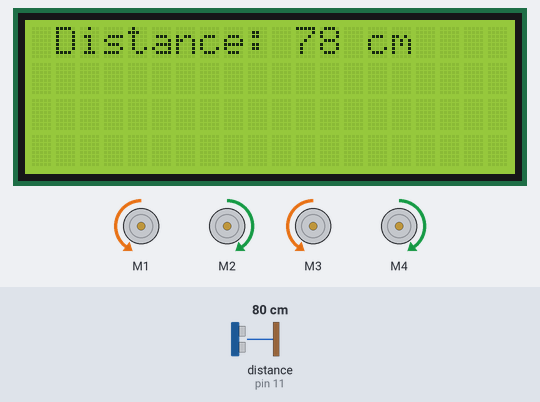
Bench run of a sketch on a simulated Arduino Uno, built with avr-gcc and run on an emulated ATmega328P. Parts: 4 × DC motor (green arrow = forward, orange = backward, longer = faster), 20×4 character LCD. Wiring (inferred from the names in the program): ultrasonic range finder: trigger pin 12; echo pin 11. Inputs (shaded band) come from the test bench; at power-on: distance to the obstacle (sensor on pin 11) 80 cm. The echo pulse lasts 58.3 µs per cm; what the sketch prints to the serial monitor is not drawn.

Above: at 1.27 s.
1.3 s: distance to the obstacle (sensor on pin 11) set to 250 cm
At 1.37 s:
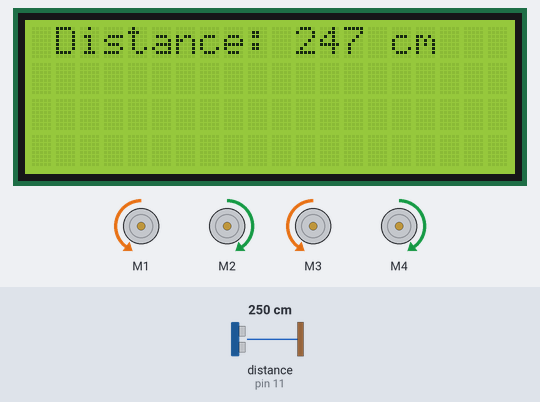
2.9 s: distance to the obstacle (sensor on pin 11) set to 35 cm
At 2.97 s:
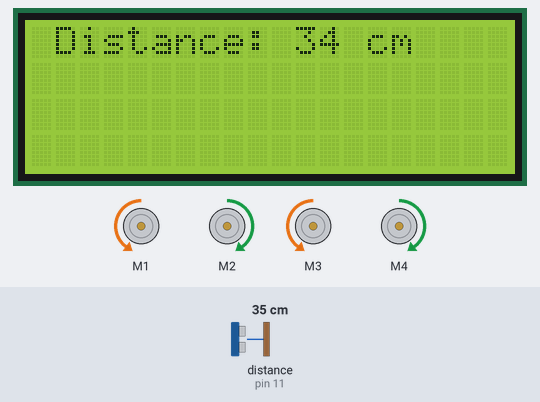
5.9 s: distance to the obstacle (sensor on pin 11) set to 9 cm
At 6.07 s:
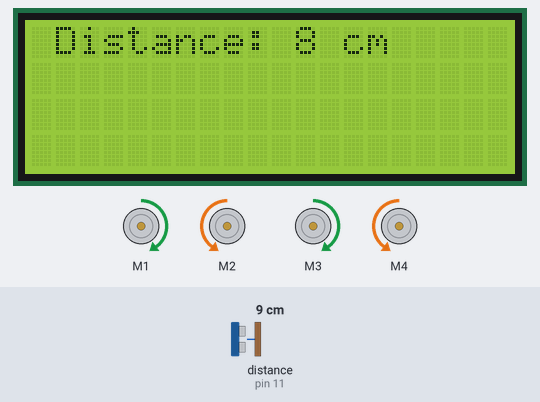
7.6 s: distance to the obstacle (sensor on pin 11) set to 24 cm
At 7.65 s:
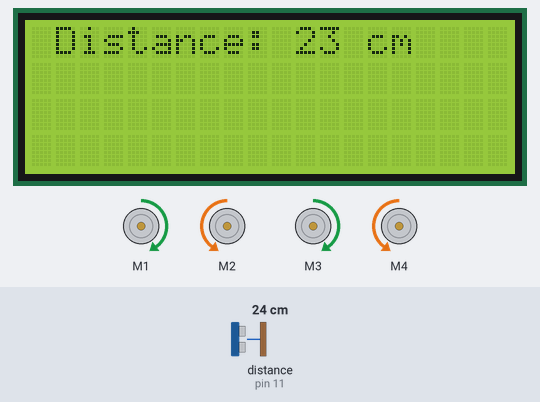
9.1 s: distance to the obstacle (sensor on pin 11) set to 28 cm
At 9.27 s:
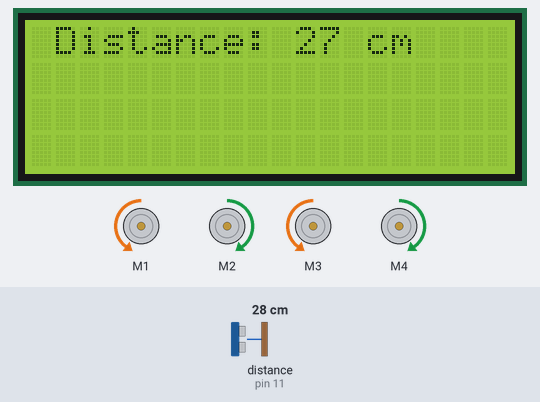
12.1 s: distance to the obstacle (sensor on pin 11) set to 4 cm
At 12.19 s:
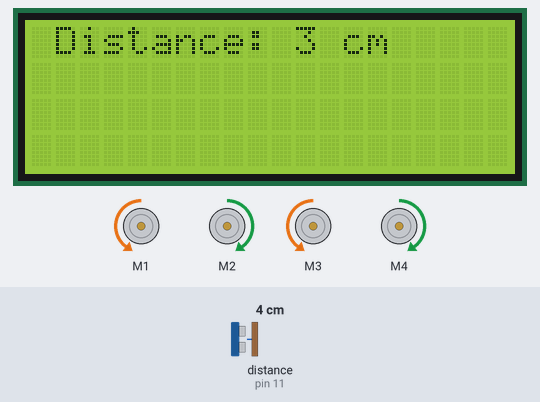
Timing chart, 0 to 15.1 s (numbered marks = the images above; inputs shaded):
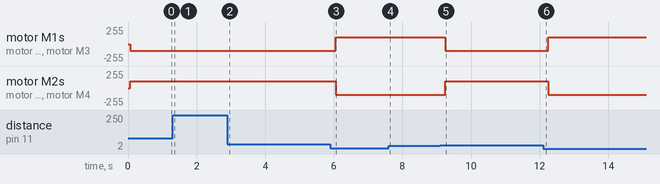

Measured:
- the behaviour switches between 26 and 27 cm on distance to the obstacle (sensor on pin 11) (found by bisection; images 4 and 5)
- after the input at 1.3 s, the display: first differs from a run without the input after 0.06 s (image 1)
- after the input at 2.9 s, the display: first differs from a run without the input after 0.07 s (image 2)
- after the input at 5.9 s, motor M1, motor M3: backward 100/255 → forward 100/255 after 0.15 s; motor M2, motor M4: forward 100/255 → backward 100/255 after 0.15 s; the display: first differs from a run without the input after 0.08 s (image 3)
- after the input at 7.6 s, the display: first differs from a run without the input after 0.05 s (image 4)
- after the input at 9.1 s, motor M1, motor M3: forward 100/255 → backward 100/255 after 0.15 s; motor M2, motor M4: backward 100/255 → forward 100/255 after 0.15 s; the display: first differs from a run without the input after 0.08 s (image 5)
- after the input at 12.1 s, motor M1, motor M3: backward 100/255 → forward 100/255 after 0.15 s; motor M2, motor M4: forward 100/255 → backward 100/255 after 0.15 s; the display: first differs from a run without the input after 0.09 s (image 6)

The sketch:

sketch_may14a.ino
```cpp
#include <Wire.h>
#include <Adafruit_MotorShield.h>
#include <LiquidCrystal_I2C.h>

const int trigPin = 12;
const int echoPin = 11;
// defines variables
long duration;
int distance;

Adafruit_MotorShield AFMS = Adafruit_MotorShield();
Adafruit_DCMotor *Motor = AFMS.getMotor(1);
Adafruit_DCMotor *Motor2 = AFMS.getMotor(2);
Adafruit_DCMotor *Motor3 = AFMS.getMotor(3);
Adafruit_DCMotor *Motor4 = AFMS.getMotor(4);

LiquidCrystal_I2C lcd(0x27,20,4);

void setup() {

//LED
pinMode(0, OUTPUT);
pinMode(1, OUTPUT);

//Distance
pinMode(trigPin, OUTPUT);
pinMode(echoPin, INPUT);
Serial.begin(9600);

//Motors
AFMS.begin();
Motor->setSpeed(150);
Motor->run(FORWARD);
Motor->run(RELEASE);

Motor2->setSpeed(150);
Motor2->run(FORWARD);
Motor2->run(RELEASE);

Motor3->setSpeed(150);
Motor3->run(FORWARD);
Motor3->run(RELEASE);

Motor4->setSpeed(150);
Motor4->run(FORWARD);
Motor4->run(RELEASE);
}
//FUNCTIONS

void Stop(){
Motor->setSpeed(100);
Motor->run(RELEASE);
Motor2->setSpeed(100);
Motor2->run(RELEASE);
Motor3->setSpeed(100);
Motor3->run(RELEASE);
Motor4->setSpeed(100);
Motor4->run(RELEASE);
}

void forwards(){
Motor->setSpeed(100);
Motor->run(BACKWARD);
Motor2->setSpeed(100);
Motor2->run(FORWARD);
Motor3->setSpeed(100);
Motor3->run(BACKWARD);
Motor4->setSpeed(100);
Motor4->run(FORWARD);
}

void backwards(){
Motor->setSpeed(100);
Motor->run(FORWARD);
Motor2->setSpeed(100);
Motor2->run(BACKWARD);
Motor3->setSpeed(100);
Motor3->run(FORWARD);
Motor4->setSpeed(100);
Motor4->run(BACKWARD);
}
void pivotleft(){
Motor->setSpeed(100);
Motor->run(RELEASE);
Motor2->setSpeed(100);
Motor2->run(RELEASE);
Motor3->setSpeed(100);
Motor3->run(BACKWARD);
Motor4->setSpeed(100);
Motor4->run(FORWARD);
}

void pivotright(){
Motor->setSpeed(100);
Motor->run(BACKWARD);
Motor2->setSpeed(100);
Motor2->run(FORWARD);
Motor3->setSpeed(100);
Motor3->run(RELEASE);
Motor4->setSpeed(100);
Motor4->run(RELEASE);
}
void left(){    //delay about 625 ms for right angle turn
Motor->setSpeed(100);
Motor->run(FORWARD);
Motor2->setSpeed(100);
Motor2->run(BACKWARD);
Motor3->setSpeed(100);
Motor3->run(BACKWARD);
Motor4->setSpeed(100);
Motor4->run(FORWARD);
}

void right(){   //delay about 625 ms for right angle turn
Motor->setSpeed(100);
Motor->run(BACKWARD);
Motor2->setSpeed(100);
Motor2->run(FORWARD);
Motor3->setSpeed(100);
Motor3->run(FORWARD);
Motor4->setSpeed(100);
Motor4->run(BACKWARD);
}

void dontcrash(){
if (distance <=25)
backwards();
else
forwards();
}

//Other Functions

void dist(){ //Distance Sensor
digitalWrite(trigPin, LOW);
delayMicroseconds(1);
digitalWrite(trigPin, HIGH);
delayMicroseconds(1);
digitalWrite(trigPin, LOW);
duration = pulseIn(echoPin, HIGH);
distance= duration*0.034/2;
Serial.print("Distance: ");
Serial.println(distance);
lcd.print("Distance: ");
lcd.print(distance);
lcd.print(" cm");

}

void screen(){
lcd.init();
lcd.backlight();
lcd.setCursor(1,0);
}

void led(){
digitalWrite(0, LOW);
if (distance <=15)
digitalWrite(1, LOW);
else
digitalWrite(1, LOW);
}

void loop(){
dist();
screen();
led();
dontcrash();
}
```
